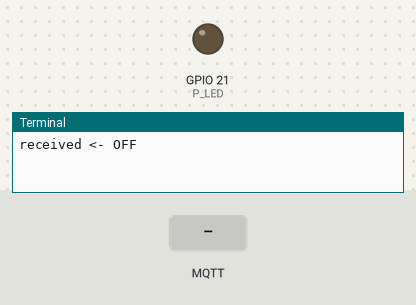
Simulated run of this program. Board: Raspberry Pi (BCM pin numbers). On the bench: output pins drawn as LEDs (lit = HIGH), the last lines printed to the terminal. Inputs (shaded band) come from the test bench. Web requests get an empty 200 reply after 0.4 s.

Above: at 1.6 s.
1.7 s: MQTT message "1" arrives on the first subscribed topic
At 2.7 s:
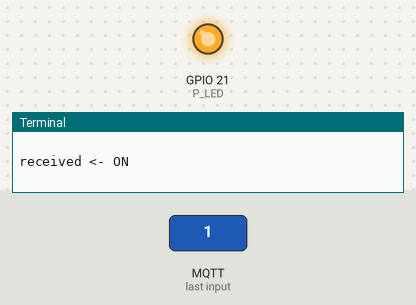
3.2 s: MQTT message "0" arrives on the first subscribed topic
At 4.1 s:
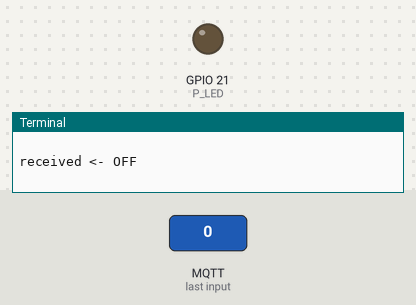
Timing chart, 0 to 6.2 s (numbered marks = the images above; inputs shaded):
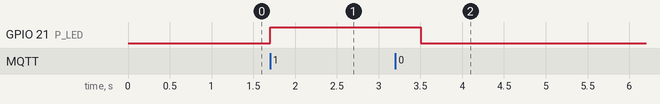

The program:

ledwithiot.py
```python
# Import standard python modules
import time
import RPi.GPIO as GPIO
import time
# import Adafruit IO REST client.
from Adafruit_IO import Client, Feed, RequestError

P_LED = 21    # adapt to your wiring
GPIO.setwarnings(False)
GPIO.setmode(GPIO.BCM)
GPIO.setup(P_LED,GPIO.OUT)
# Set to your Adafruit IO key.
# Remember, your key is a secret,
# so make sure not to publish it when you publish this code!
ADAFRUIT_IO_KEY = '065ee7ff3ccd414eabae15673c4ae70d'

# Set to your Adafruit IO username.
# (go to https://accounts.adafruit.com to find your username)
ADAFRUIT_IO_USERNAME = 'takeoff'

# Create an instance of the REST client.
aio = Client(ADAFRUIT_IO_USERNAME, ADAFRUIT_IO_KEY)

try: # if we have a 'digital' feed
    digital = aio.feeds('l1')
except RequestError: # create a digital feed
    feed = Feed(name="l1")
    digital = aio.create_feed(feed)

while True:
    data = aio.receive(digital.key)
    if int(data.value) == 1:
        print('received <- ON\n')
        GPIO.output(P_LED,GPIO.HIGH)
    elif int(data.value) == 0:
        print('received <- OFF\n')
        GPIO.output(P_LED,GPIO.LOW)


    # timeout so we dont flood adafruit-io with requests
    time.sleep(0.5)
```

Measured:
- after the input at 1.7 s, GPIO 21 (P_LED): LOW → HIGH at once
- after the input at 3.2 s, GPIO 21 (P_LED): HIGH → LOW after 0.30 s
